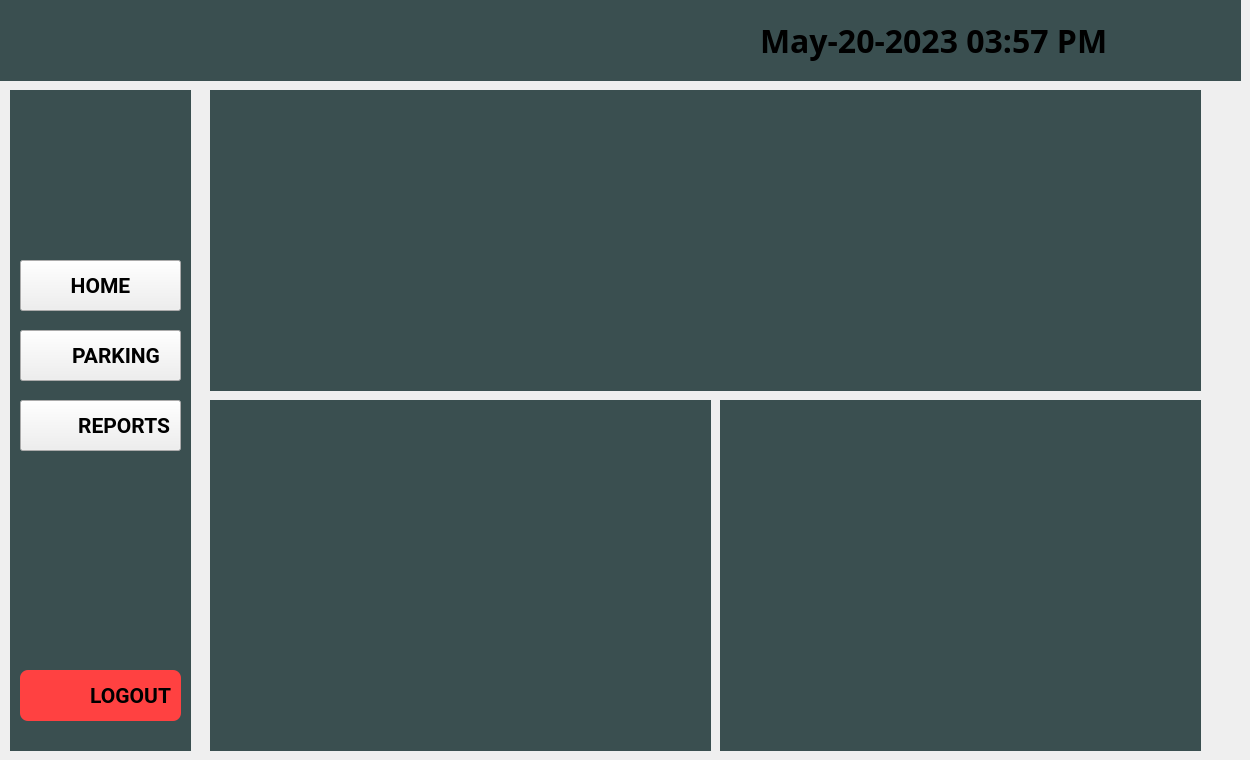
      <widget class="QWidget" name="Parking">
       <attribute name="title">
        <string>Page</string>
       </attribute>
       <widget class="QPushButton" name="pushButton_Home_2">
        <property name="geometry">
         <rect>
          <x>20</x>
          <y>260</y>
          <width>161</width>
          <height>51</height>
         </rect>
        </property>
        <property name="font">
         <font>
          <family>Roboto</family>
          <pointsize>16</pointsize>
          <bold>true</bold>
         </font>
        </property>
        <property name="cursor">
         <cursorShape>PointingHandCursor</cursorShape>
        </property>
        <property name="text">
         <string>HOME</string>
        </property>
       </widget>
       <widget class="QPushButton" name="pushButton_Reports_2">
        <property name="geometry">
         <rect>
          <x>20</x>
          <y>400</y>
          <width>161</width>
          <height>51</height>
         </rect>
        </property>
        <property name="font">
         <font>
          <family>Roboto</family>
          <pointsize>16</pointsize>
          <bold>true</bold>
         </font>
        </property>
        <property name="cursor">
         <cursorShape>PointingHandCursor</cursorShape>
        </property>
        <property name="styleSheet">
         <string notr="true">text-align: right; padding-right: 10px;</string>
        </property>
        <property name="text">
         <string>REPORTS</string>
        </property>
       </widget>
       <widget class="QPushButton" name="pushButton_Parking_2">
        <property name="geometry">
         <rect>
          <x>20</x>
          <y>330</y>
          <width>161</width>
          <height>51</height>
         </rect>
        </property>
        <property name="font">
         <font>
          <family>Roboto</family>
          <pointsize>16</pointsize>
          <bold>true</bold>
         </font>
        </property>
        <property name="cursor">
         <cursorShape>PointingHandCursor</cursorShape>
        </property>
        <property name="styleSheet">
         <string notr="true">text-align: right; padding-right: 20px;</string>
        </property>
        <property name="text">
         <string>PARKING</string>
        </property>
       </widget>
       <widget class="QPushButton" name="pushButton_Exit_2">
        <property name="geometry">
         <rect>
          <x>1190</x>
          <y>20</y>
          <width>34</width>
          <height>30</height>
         </rect>
        </property>
        <property name="cursor">
         <cursorShape>PointingHandCursor</cursorShape>
        </property>
        <property name="styleSheet">
         <string notr="true">QPushButton {
    background-color: rgba(0, 0, 0, 0);
    border: none;
}

QPushButton:hover {
    background-color: rgb(41, 55, 56);
}</string>
        </property>
        <property name="text">
         <string/>
        </property>
        <property name="icon">
         <iconset resource="assets.qrc">
          <normaloff>:/assets/icons/close.png</normaloff>:/assets/icons/close.png</iconset>
        </property>
        <property name="iconSize">
         <size>
          <width>30</width>
          <height>30</height>
         </size>
        </property>
       </widget>
       <widget class="QPushButton" name="pushButton_Logout_4">
        <property name="geometry">
         <rect>
          <x>20</x>
          <y>670</y>
          <width>161</width>
          <height>51</height>
         </rect>
        </property>
        <property name="font">
         <font>
          <family>Roboto</family>
          <pointsize>16</pointsize>
          <bold>true</bold>
         </font>
        </property>
        <property name="cursor">
         <cursorShape>PointingHandCursor</cursorShape>
        </property>
        <property name="styleSheet">
         <string notr="true">QPushButton {
  display: flex;
  align-items: center;
  justify-content: flex-start;
  width: 45px;
  height: 45px;
  border: none;
  border-radius: 50%;
  cursor: pointer;
  position: relative;
  overflow: hidden;
  transition-duration: .3s;
  box-shadow: 2px 2px 10px rgba(0, 0, 0, 0.199);
  text-align: right; padding-right: 20px;
  background-color: rgb(255, 65, 65);
border-radius: 8px;
}

/* plus sign */
QPushButton::sign {
  width: 100%;
  transition-duration: .3s;
  display: flex;
  align-items: center;
  justify-content: center;
}

QPushButton::sign svg {
  width: 17px;
}

QPushButton::sign svg path {
  fill: white;
}
/* text */
QPushButton::text {
  position: absolute;
  right: 0%;
  width: 0%;
  opacity: 0;
  color: white;
  font-size: 1.2em;
  font-weight: 600;
  transition-duration: .3s;
}
/* hover effect on button width */
QPushButton:hover {
  width: 125px;
  border-radius: 40px;
  transition-duration: .3s;
}

QPushButton:hover::sign {
  width: 30%;
  transition-duration: .3s;
  padding-left: 20px;
}
/* hover effect button's text */
QPushButton:hover::text {
  opacity: 1;
  width: 70%;
  transition-duration: .3s;
  padding-right: 10px;
}
/* button click effect*/
QPushButton:active {
  transform: translate(2px ,2px);
}</string>
        </property>
        <property name="text">
         <string>LOGOUT</string>
        </property>
       </widget>
       <widget class="QWidget" name="widget_Pie_Chart" native="true">
        <property name="geometry">
         <rect>
          <x>210</x>
          <y>400</y>
          <width>501</width>
          <height>351</height>
         </rect>
        </property>
        <property name="font">
         <font>
          <family>Roboto</family>
          <pointsize>20</pointsize>
         </font>
        </property>
        <property name="styleSheet">
         <string notr="true">background-color: rgb(58, 79, 80);</string>
        </property>
       </widget>
       <widget class="QWidget" name="widget_Line_Chart" native="true">
        <property name="geometry">
         <rect>
          <x>720</x>
          <y>400</y>
          <width>481</width>
          <height>351</height>
         </rect>
        </property>
        <property name="styleSheet">
         <string notr="true">background-color: rgb(58, 79, 80);</string>
        </property>
       </widget>
       <widget class="QWidget" name="widget_Bar_Chart" native="true">
        <property name="geometry">
         <rect>
          <x>210</x>
          <y>90</y>
          <width>991</width>
          <height>301</height>
         </rect>
        </property>
        <property name="styleSheet">
         <string notr="true">background-color: rgb(58, 79, 80);</string>
        </property>
       </widget>
       <widget class="QLabel" name="label_31">
        <property name="geometry">
         <rect>
          <x>0</x>
          <y>0</y>
          <width>1241</width>
          <height>81</height>
         </rect>
        </property>
        <property name="styleSheet">
         <string notr="true">background-color: rgb(58, 79, 80);
background-image: url(:/assets/icons/Picture1.jpg)</string>
        </property>
        <property name="text">
         <string/>
        </property>
       </widget>
       <widget class="QLabel" name="label_32">
        <property name="geometry">
         <rect>
          <x>30</x>
          <y>0</y>
          <width>271</width>
          <height>81</height>
         </rect>
        </property>
        <property name="styleSheet">
         <string notr="true">background-color: transparent;</string>
        </property>
        <property name="text">
         <string/>
        </property>
        <property name="pixmap">
         <pixmap resource="assets.qrc">:/assets/icons/PLM_PARKING_MANAGEMENT_SYSTEM_FINAL__1_-removebg-preview.png</pixmap>
        </property>
        <property name="scaledContents">
         <bool>true</bool>
        </property>
       </widget>
       <widget class="QLabel" name="label_33">
        <property name="geometry">
         <rect>
          <x>10</x>
          <y>90</y>
          <width>181</width>
          <height>661</height>
         </rect>
        </property>
        <property name="styleSheet">
         <string notr="true">background-color: rgb(58, 79, 80);</string>
        </property>
        <property name="text">
         <string/>
        </property>
       </widget>
       <widget class="QLabel" name="label_34">
        <property name="geometry">
         <rect>
          <x>40</x>
          <y>100</y>
          <width>111</width>
          <height>121</height>
         </rect>
        </property>
        <property name="styleSheet">
         <string notr="true">background-color: rgb(58, 79, 80);</string>
        </property>
        <property name="text">
         <string/>
        </property>
        <property name="pixmap">
         <pixmap resource="assets.qrc">:/assets/icons/parking-icon.png</pixmap>
        </property>
        <property name="scaledContents">
         <bool>true</bool>
        </property>
       </widget>
       <widget class="QLabel" name="label_35">
        <property name="geometry">
         <rect>
          <x>30</x>
          <y>270</y>
          <width>31</width>
          <height>31</height>
         </rect>
        </property>
        <property name="styleSheet">
         <string notr="true">background-color: transparent;</string>
        </property>
        <property name="text">
         <string/>
        </property>
        <property name="pixmap">
         <pixmap resource="assets.qrc">:/assets/icons/white-home-icon-png-21.jpg</pixmap>
        </property>
        <property name="scaledContents">
         <bool>true</bool>
        </property>
       </widget>
       <widget class="QLabel" name="label_36">
        <property name="geometry">
         <rect>
          <x>30</x>
          <y>340</y>
          <width>31</width>
          <height>31</height>
         </rect>
        </property>
        <property name="styleSheet">
         <string notr="true">background-color: transparent;</string>
        </property>
        <property name="text">
         <string/>
        </property>
        <property name="pixmap">
         <pixmap resource="assets.qrc">:/assets/icons/210-2102230_insurance-agency-church-auto-renter-s-insurance-white-removebg-preview.png</pixmap>
        </property>
        <property name="scaledContents">
         <bool>true</bool>
        </property>
       </widget>
       <widget class="QLabel" name="label_37">
        <property name="geometry">
         <rect>
          <x>30</x>
          <y>410</y>
          <width>31</width>
          <height>31</height>
         </rect>
        </property>
        <property name="styleSheet">
         <string notr="true">background-color: transparent;</string>
        </property>
        <property name="text">
         <string/>
        </property>
        <property name="pixmap">
         <pixmap>:/assets/icons/png-transparent-computer-icons-iconfinder-report-icons-no-attribution-miscellaneous-angle-text-removebg-preview.png</pixmap>
        </property>
        <property name="scaledContents">
         <bool>true</bool>
        </property>
       </widget>
       <widget class="QLabel" name="label_38">
        <property name="geometry">
         <rect>
          <x>40</x>
          <y>680</y>
          <width>31</width>
          <height>31</height>
         </rect>
        </property>
        <property name="styleSheet">
         <string notr="true">background-color: rgb(255, 65, 65);</string>
        </property>
        <property name="text">
         <string/>
        </property>
        <property name="pixmap">
         <pixmap resource="assets.qrc">:/assets/icons/logout-icon-png-3.jpg</pixmap>
        </property>
        <property name="scaledContents">
         <bool>true</bool>
        </property>
       </widget>
       <widget class="QLabel" name="label_Date_3">
        <property name="geometry">
         <rect>
          <x>760</x>
          <y>20</y>
          <width>411</width>
          <height>41</height>
         </rect>
        </property>
        <property name="font">
         <font>
          <family>Rockwell</family>
          <pointsize>24</pointsize>
          <bold>true</bold>
         </font>
        </property>
        <property name="styleSheet">
         <string notr="true">background-color: transparent;</string>
        </property>
        <property name="text">
         <string>May-20-2023 03:57 PM</string>
        </property>
       </widget>
       <zorder>label_33</zorder>
       <zorder>label_31</zorder>
       <zorder>pushButton_Home_2</zorder>
       <zorder>pushButton_Reports_2</zorder>
       <zorder>pushButton_Parking_2</zorder>
       <zorder>pushButton_Exit_2</zorder>
       <zorder>pushButton_Logout_4</zorder>
       <zorder>widget_Pie_Chart</zorder>
       <zorder>widget_Line_Chart</zorder>
       <zorder>widget_Bar_Chart</zorder>
       <zorder>label_32</zorder>
       <zorder>label_34</zorder>
       <zorder>label_35</zorder>
       <zorder>label_36</zorder>
       <zorder>label_37</zorder>
       <zorder>label_38</zorder>
       <zorder>label_Date_3</zorder>
      </widget>
